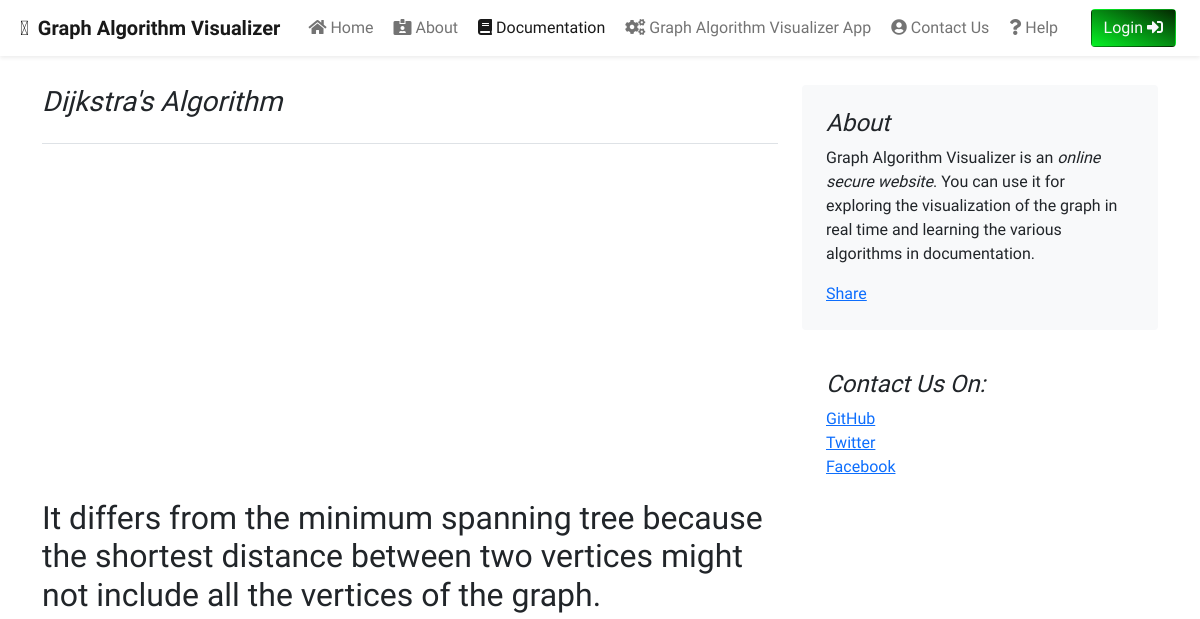
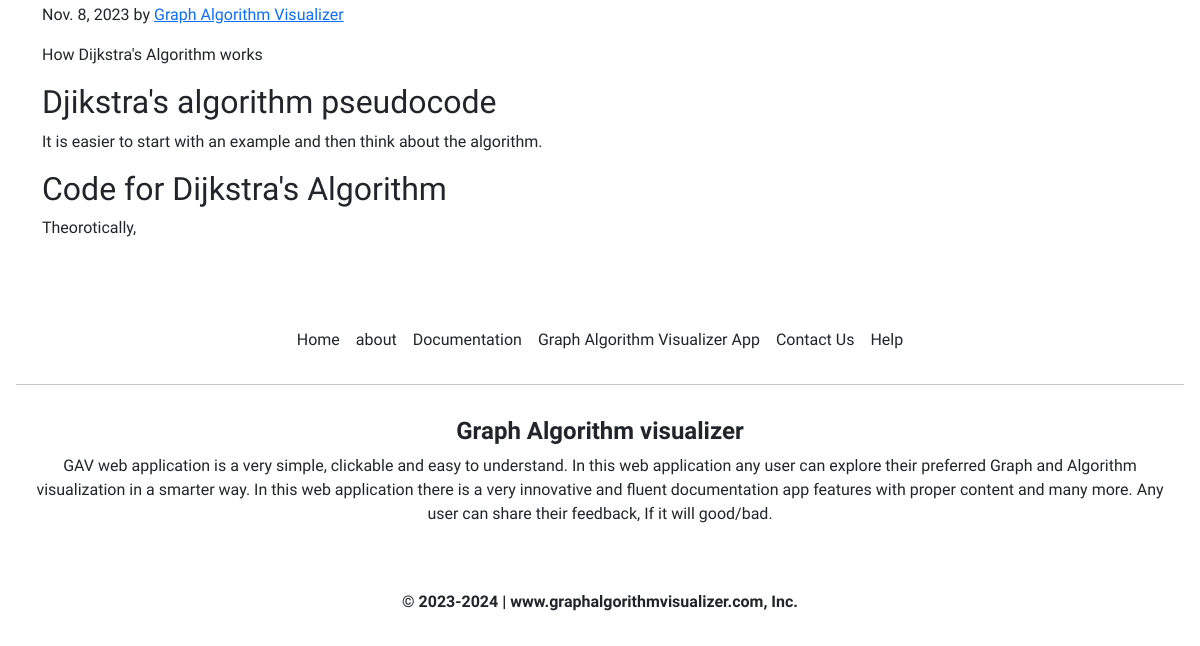
Before: /documentation/docpostfe/1 with the older database file (2 pictures, top to bottom).
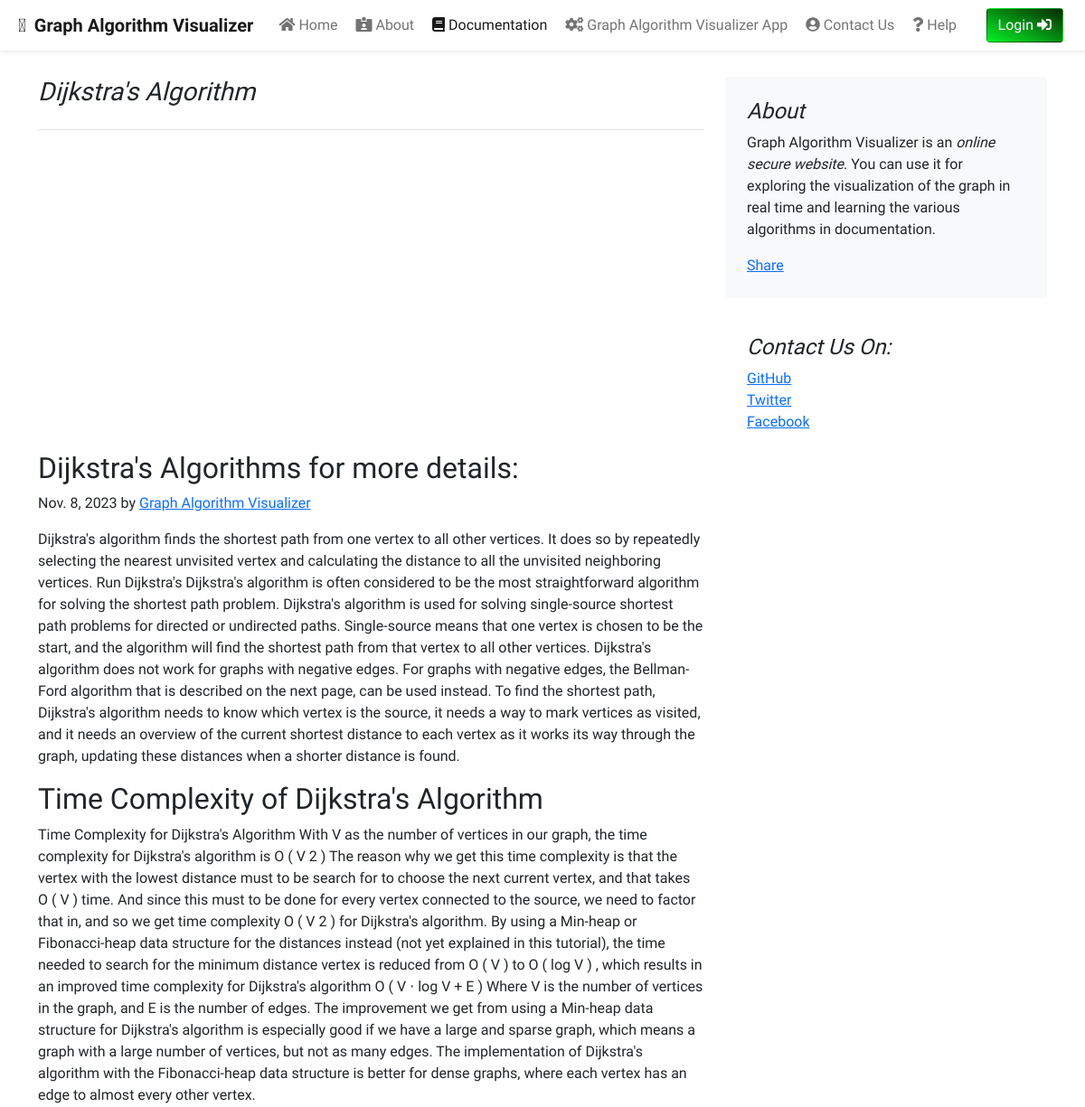
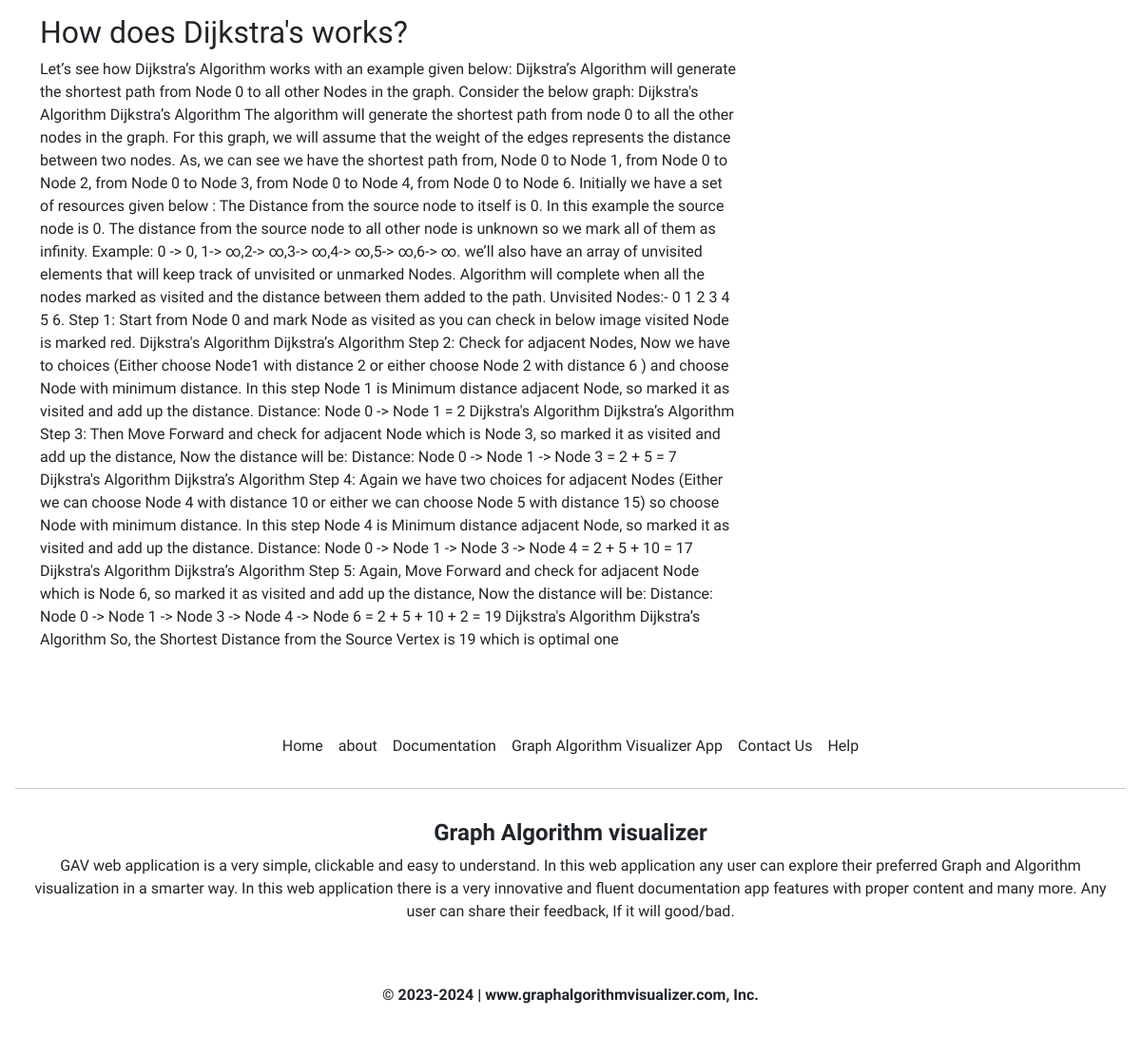
After: the same page with the newer database file (2 pictures, top to bottom).
### documentation/models.py (models this page shows, shortened)
class DocumentPost(models.Model):
    docpost_id = models.AutoField(primary_key=True)
    title = models.CharField(max_length=50)
    videoUrl = EmbedVideoField()
    head0 = models.CharField(max_length=500, default="")
    chead0 = models.CharField(max_length=5000, default="")
    head1 = models.CharField(max_length=500, default="")
    chead1 = models.CharField(max_length=5000, default="")
    head2 = models.CharField(max_length=500, default="")
    chead2 = models.CharField(max_length=5000, default="")
    pub_date = models.DateField(max_length=30)
    thumbnail = models.ImageField(upload_to="documentation/images", default="")

### documentation/views.py (the view)
# urls.py: path('docpostfe/<int:id>', views.docpostfe, name="docpostfe"),
def docpostfe(request, id):
    myposts = DocumentPost.objects.all()
    post = DocumentPost.objects.filter(docpost_id = id)[0]
    context = {
        'post': post,
        'myposts': myposts,
    }
    return render(request,"docpostfe.html", context)

### documentation/templates/docpostfe.html (shortened to what this page needs)
{% extends 'base.html' %}
{% load embed_video_tags %}
{% load static %}
{% block documentationactive %}
  active
{% endblock %}
{% block body %}
  {% load static %}
  <div class="container" style="margin-top: 85px;">
    <div class="row mt-4">
        <div class="col-md-8 blog-main">
            <h3 class="pb-4 mb-4 font-italic border-bottom">
                {{post.title}}
            </h3>
            <div class="blog-post">
              <div class="ratio ratio-21x9">
              </div>
                <div class="mainpost mt-3">
                    <h2 class="blog-post-title">{{post.head0}}</h2>
                    <p class="blog-post-meta">{{post.pub_date}} by <a href="#">Graph Algorithm Visualizer</a></p>
                    <p>{{post.chead0}}</p>
                    <h2>{{post.head1}}</h2>
                    <p> {{post.chead1}}</p>
                    <h2>{{post.head2}}</h2>
                    <p>{{post.chead2}}</p>
                </div>
            </div>
        </div>
        <aside class="col-md-4 blog-sidebar">
            <div class="p-4 mb-3 bg-light rounded">
                <h4 class="font-italic">About</h4>
                <p class="mb-0">Graph Algorithm Visualizer is an <em>online secure website</em>. You can use it for exploring the visualization of the graph in real time and learning the various algorithms in documentation. </p>
                <div class="mt-3 fb-share-button" data-href="http://127.0.0.1:8000/documentation/docpostfe/{{post.docpost_id}}"
                    data-layout="button_count" data-size="large"><a target="_blank"
                        href="https://www.facebook.com/sharer/sharer.php?u=http%3A%2F%2F127.0.0.1%3A8000%2Fblog%2Fblogpost%2F1&amp;src=sdkpreparse"
                        class="fb-xfbml-parse-ignore">Share</a></div>
            </div>
            <div class="p-4">
                <h4 class="font-italic">Contact Us On: </h4>
                <ol class="list-unstyled">
                    <li><a href="#">GitHub</a></li>
                    <li><a href="#">Twitter</a></li>
                    <li><a href="#">Facebook</a></li>
                </ol>
            </div>
        </aside>
    </div>
</div>
{% endblock %}

Changed rows visible on the page:
changed DocumentPost "Dijkstra's Algorithm": head0 "It differs from the minimum spanning tree because the shortest distance between two vertices might not include all the vertices of the graph." → "Dijkstra's Algorithms for more details:"; chead0 "How Dijkstra's Algorithm works" → "Dijkstra's algorithm finds the shortest path from one vertex to all other vertices. It does so by repeatedly selecting the nearest unvisited vertex and calculating the distance to all the unvisited neighboring vertices. Run Dijkstra's Dijkstra's algorithm is often considered to be the most straightforward algorithm for solving the shortest path problem. Dijkstra's algorithm is used for solving single-source shortest path problems for directed or undirected paths. Single-source means that one vertex is chosen to be the start, and the algorithm will find the shortest path from that vertex to all other vertices. Dijkstra's algorithm does not work for graphs with negative edges. For graphs with…"; head1 "Djikstra's algorithm pseudocode" → "Time Complexity of Dijkstra's Algorithm"; chead1 "It is easier to start with an example and then think about the algorithm." → "Time Complexity for Dijkstra's Algorithm With V as the number of vertices in our graph, the time complexity for Dijkstra's algorithm is O ( V 2 ) The reason why we get this time complexity is that the vertex with the lowest distance must to be search for to choose the next current vertex, and that takes O ( V ) time. And since this must to be done for every vertex connected to the source, we need to factor that in, and so we get time complexity O ( V 2 ) for Dijkstra's algorithm. By using a Min-heap or Fibonacci-heap data structure for the distances instead (not yet explained in this tutorial), the time needed to search for the minimum distance vertex is reduced from O ( V ) to O ( log V )…"; head2 "Code for Dijkstra's Algorithm" → "How does Dijkstra's works?"; chead2 "Theorotically," → "Let’s see how Dijkstra’s Algorithm works with an example given below: Dijkstra’s Algorithm will generate the shortest path from Node 0 to all other Nodes in the graph. Consider the below graph: Dijkstra's Algorithm Dijkstra’s Algorithm The algorithm will generate the shortest path from node 0 to all the other nodes in the graph. For this graph, we will assume that the weight of the edges represents the distance between two nodes. As, we can see we have the shortest path from, Node 0 to Node 1, from Node 0 to Node 2, from Node 0 to Node 3, from Node 0 to Node 4, from Node 0 to Node 6. Initially we have a set of resources given below : The Distance from the source node to itself is 0. In this…"
